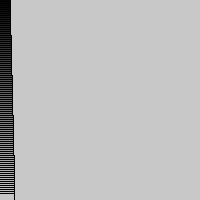
Frame 1 (no input)
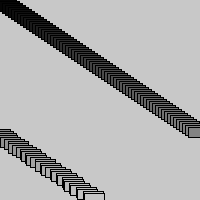
Frame 60 (the mouse pressed at the canvas centre just before this capture)
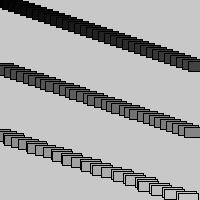
Frame 120 (the mouse held since frame 60 and released just before this capture)

The Processing sketch that drew these frames (run headless with seeded random() and noise(); from frame 60 on, the mouse is pressed at the canvas centre):

// Processing sketch: processing_117551
// ── processing_117551.pde

// Learning Processing Example 9-9.

final int NUMBER_OF_CARS = 100;

Car[] cars = new Car[NUMBER_OF_CARS];

void setup() {
  size(200, 200);
  generateTraffic();
}

void draw() {
  background(200);
  drawTraffic();
}

void generateTraffic() {
  for (int i = 0; i < NUMBER_OF_CARS; ++i) {
    cars[i] = new Car(color(i * 2), 0, i * 2, i / 20.0);
  }
}

void drawTraffic() {
  for (int i = 0; i < NUMBER_OF_CARS; ++i) {
    cars[i].move();
    cars[i].display();
  }

}

// A simple car class.
class Car {

  color c;
  float x;
  float y;
  float speed;

  public Car() {
    c = color(100);
    x = 0;
    y = height / 2;
    speed = 1;
  }

  public Car(color c, float x, float y, float speed) {
    this.c = c;
    this.x = x;
    this.y = y;
    this.speed = speed;
  }

  void display() {
    rectMode(CENTER);
    stroke(0);
    fill(c);
    rect(x, y, 20, 10);
  }

  void move() {
    x += speed;
    if (x > width) x = 0;
  }

}
